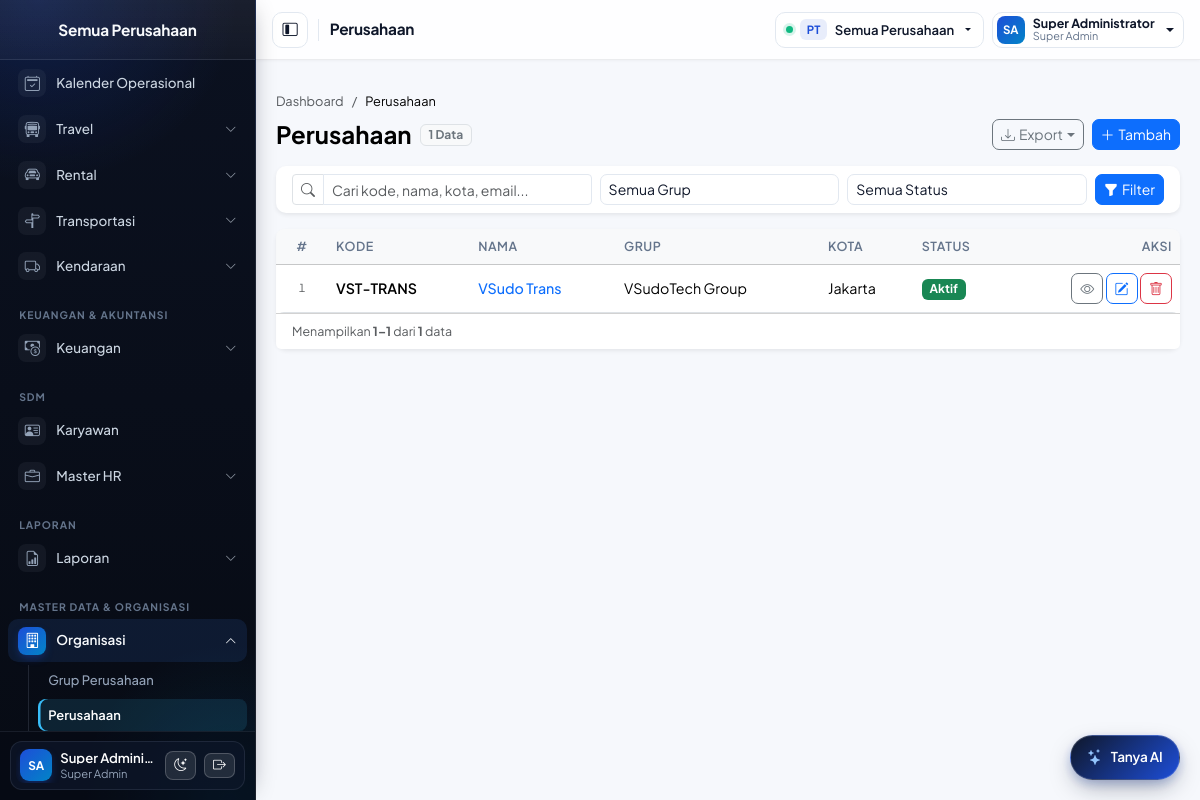
Page /pages/companies/index.php (signed in) on the earlier database version.
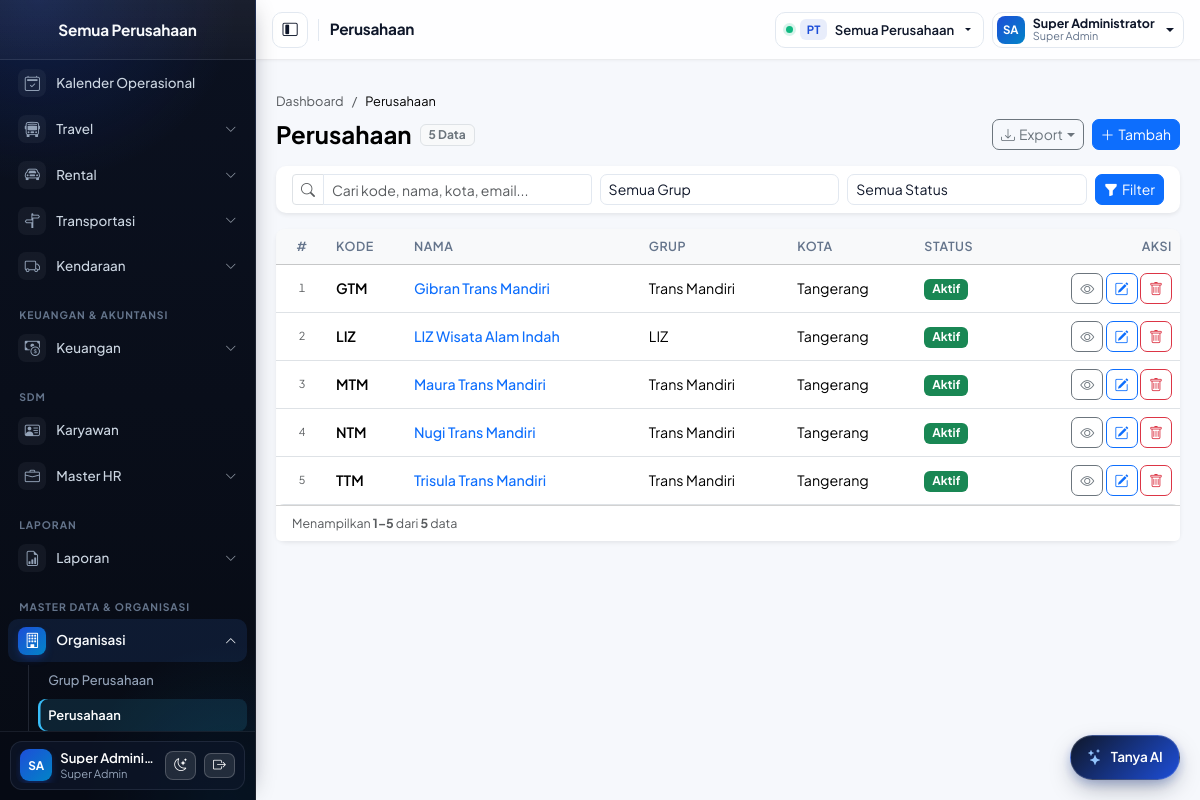
Same page on the later database version.
### tables this page shows
CREATE TABLE `companies` (
  `id` INT(11) NOT NULL AUTO_INCREMENT,
  `group_id` INT(11) NOT NULL,
  `code` VARCHAR(15) NOT NULL,
  `name` VARCHAR(255) NOT NULL,
  `note` VARCHAR(2000) DEFAULT NULL,
  `phone_number` VARCHAR(20) DEFAULT NULL,
  `website` VARCHAR(300) DEFAULT NULL,
  `email` VARCHAR(200) DEFAULT NULL,
  `address` VARCHAR(1000) DEFAULT NULL,
  `city` VARCHAR(100) DEFAULT NULL,
  `logo` VARCHAR(255) DEFAULT NULL,
  `stamp` VARCHAR(255) DEFAULT NULL,
  `bot_secret` VARCHAR(128) DEFAULT NULL,
  `bot_phone` VARCHAR(30) DEFAULT NULL,
  `is_active` TINYINT(1) NOT NULL DEFAULT 1,
  `created_user` VARCHAR(255) DEFAULT NULL,
  `created_date` DATETIME NOT NULL DEFAULT CURRENT_TIMESTAMP,
  `modified_user` VARCHAR(255) DEFAULT NULL,
  `modified_date` DATETIME DEFAULT NULL,
  PRIMARY KEY (`id`),
  UNIQUE KEY `uq_companies_code` (`code`),
  UNIQUE KEY `uq_companies_bot_secret` (`bot_secret`),
  KEY `ix_companies_group` (`group_id`),
  CONSTRAINT `fk_companies_group` FOREIGN KEY (`group_id`) REFERENCES `groups` (`id`) ON DELETE RESTRICT
);

CREATE TABLE `groups` (
  `id` INT(11) NOT NULL AUTO_INCREMENT,
  `code` VARCHAR(15) NOT NULL,
  `name` VARCHAR(255) NOT NULL,
  `note` VARCHAR(2000) DEFAULT NULL,
  `is_active` TINYINT(1) NOT NULL DEFAULT 1,
  `created_user` VARCHAR(255) DEFAULT NULL,
  `created_date` DATETIME NOT NULL DEFAULT CURRENT_TIMESTAMP,
  `modified_user` VARCHAR(255) DEFAULT NULL,
  `modified_date` DATETIME DEFAULT NULL,
  PRIMARY KEY (`id`),
  UNIQUE KEY `uq_groups_code` (`code`)
);

### pages/companies/index.php (the view, shortened to what the changed rows need)
<?php
require_once __DIR__ . '/../../config/config.php';
[$where, $types, $params] = company_scope('c.id');
$per_page = resolve_per_page();
$st = db()->prepare("SELECT COUNT(*) FROM companies c WHERE {$where}");
$st->execute();
$total = (int) $st->get_result()->fetch_row()[0];
$p = paginate($total, (int) ($_GET['page'] ?? 1), $per_page);
$st = db()->prepare("SELECT c.id, c.code, c.name, c.city, c.is_active, g.name AS group_name
                     FROM companies c JOIN groups g ON g.id = c.group_id
                     WHERE {$where} ORDER BY c.name LIMIT ? OFFSET ?");
$st->bind_param($types . 'ii', ...[...$params, $p['per_page'], $p['offset']]);
$st->execute();
$rows = $st->get_result()->fetch_all(MYSQLI_ASSOC);
$header_actions = ui_export_actions();
if (is_super_admin() && can('companies.manage')) {
    $header_actions[] = ['label' => 'Tambah', 'icon' => 'plus-lg', 'href' => 'pages/companies/detail.php', 'class' => 'btn btn-primary btn-sm'];
}
require __DIR__ . '/../../includes/header.php';
?>
<main class="col-12 col-md-9 col-lg-10 p-3 p-lg-4">
    <?= ui_page_header(
        'Perusahaan',
        ['Dashboard' => 'pages/dashboard/index.php', 'Perusahaan' => null],
        [['text' => number_format($total, 0, ',', '.') . ' Data', 'class' => 'bg-light text-secondary border']],
        $header_actions
    ) ?>
    <div class="card shadow-sm border-0">
        <div class="table-responsive">
            <table class="table table-hover mb-0 align-middle">
                <thead class="table-light">
                    <tr>
                        <th class="text-center" style="width: 52px;">#</th>
                        <th>Kode</th>
                        <th>Nama</th>
                        <th>Grup</th>
                        <th>Kota</th>
                        <th>Status</th>
                        <th class="text-end">Aksi</th>
                    </tr>
                </thead>
                <tbody>
                <?php foreach ($rows as $idx => $r): ?>
                    <tr>
                        <td class="text-center text-muted small"><?= number_format($p['offset'] + $idx + 1, 0, ',', '.') ?></td>
                        <td><span class="fw-semibold"><?= e($r['code']) ?></span></td>
                        <td><a class="text-decoration-none fw-medium" href="<?= e(APP_URL) ?>/pages/companies/detail.php?id=<?= (int) $r['id'] ?>"><?= e($r['name']) ?></a></td>
                        <td><?= e($r['group_name']) ?></td>
                        <td><?= e($r['city'] ?: '-') ?></td>
                        <td><span class="badge bg-<?= $r['is_active'] ? 'success' : 'secondary' ?>"><?= $r['is_active'] ? 'Aktif' : 'Nonaktif' ?></span></td>
                        <td class="text-end text-nowrap">
                            <a class="btn btn-sm btn-outline-secondary" href="<?= e(APP_URL) ?>/pages/companies/detail.php?id=<?= (int) $r['id'] ?>" title="Detail" aria-label="Detail"><i class="bi bi-eye"></i></a>
                            <?php if (can('companies.manage')): ?>
                                <a class="btn btn-sm btn-outline-primary" href="<?= e(APP_URL) ?>/pages/companies/detail.php?id=<?= (int) $r['id'] ?>" title="Ubah" aria-label="Ubah"><i class="bi bi-pencil-square"></i></a>
                                <?php if (is_super_admin()): ?>
                                    <form method="post" action="<?= e(APP_URL) ?>/pages/companies/delete.php" class="d-inline" onsubmit="return confirm('Hapus perusahaan ini?')">
                                        <button type="submit" class="btn btn-sm btn-outline-danger" title="Hapus" aria-label="Hapus"><i class="bi bi-trash"></i></button>
                                    </form>
                                <?php endif; ?>
                            <?php endif; ?>
                        </td>
                    </tr>
                <?php endforeach; ?>
                </tbody>
            </table>
        </div>
        <div class="card-footer bg-white d-flex flex-wrap justify-content-between align-items-center gap-2 py-2">
            <div class="small text-muted">
                <?php if ($total > 0):
                    $from = $p['offset'] + 1;
                    $to   = min($total, $p['offset'] + count($rows));
                ?>
                    Menampilkan <strong><?= number_format($from, 0, ',', '.') ?>&ndash;<?= number_format($to, 0, ',', '.') ?></strong> dari <strong><?= number_format($total, 0, ',', '.') ?></strong> data
                <?php else: ?>
                    Total <strong>0</strong> data
                <?php endif; ?>
            </div>
        </div>
    </div>
</main>
<?php require __DIR__ . '/../../includes/footer.php'; ?>

### includes/sidebar.php (shortened to what the changed rows need)
<?php
$active = $active ?? '';
if (!function_exists('super_admin_menu')) {
    function super_admin_menu(array $item): bool
    {
        return empty($item['admin_only']) || is_super_admin();
    }
}
if (!function_exists('sidebar_perm_ok')) {
    function sidebar_perm_ok($perm): bool
    {
        if ($perm === null) {
            return true;
        }
        if (is_array($perm)) {
            foreach ($perm as $p) {
                if (can((string) $p)) {
                    return true;
                }
            }
            return false;
        }
        return can((string) $perm);
    }
}
if (!function_exists('sidebar_is_active')) {
    function sidebar_is_active(array $item, string $active): bool
    {
        if (!empty($item['keys']) && in_array($active, $item['keys'], true)) {
            return true;
        }
        return false;
    }
}
$req_path = parse_url($_SERVER['REQUEST_URI'] ?? '', PHP_URL_PATH) ?: '';
?>
<nav id="sidebar" class="sidebar d-flex flex-column flex-shrink-0 p-0">
  <div class="nav-scroll">
    <ul class="nav nav-pills flex-column px-2 py-2">
      <?php
      $last_section = null;
      foreach ($menu as $m):
          $visible_sub = [];
          if (!empty($m['sub'])) {
              $visible_sub = array_filter($m['sub'], fn($s) =>
                  super_admin_menu($s) && sidebar_perm_ok($s['perms'] ?? null));
          }
          $sec = $m['section'] ?? '';
          if ($sec !== '' && $sec !== 'Utama' && $sec !== $last_section):
              $last_section = $sec;
      ?>
          <li class="sidebar-section"><?= e($sec) ?></li>
      <?php endif; ?>
      <?php if (!empty($m['sub'])):
          $is_open = sidebar_is_active($m, $active);
      ?>
          <li class="nav-item">
            <a class="nav-link text-white d-flex align-items-center<?= $is_open ? ' has-active' : '' ?>"
               data-bs-toggle="collapse" href="#menu-<?= e($m['key']) ?>" role="button"
               aria-expanded="<?= $is_open ? 'true' : 'false' ?>"
               aria-controls="menu-<?= e($m['key']) ?>">
              <span class="sidebar-icon"><i class="bi bi-<?= e($m['icon']) ?>" aria-hidden="true"></i></span>
              <span class="sidebar-label"><?= e($m['label']) ?></span>
              <i class="bi bi-chevron-down ms-auto small"></i>
            </a>
            <div class="collapse<?= $is_open ? ' show' : '' ?>" id="menu-<?= e($m['key']) ?>">
              <ul class="nav flex-column sidebar-tree">
                <?php foreach ($visible_sub as $s):
                    $s_href_clean = explode('?', $s['href'])[0];
                    $s_dir = dirname($s_href_clean);
                    $is_index_entry = basename($s_href_clean) === 'index.php';
                    $req_base = basename($req_path);
                    $req_dir  = str_replace('\\', '/', dirname($req_path));
                    $sub_active = (!empty($s['key']) && $s['key'] === $active)
                        || ($req_path !== '' && (
                            str_ends_with($req_path, '/' . $s_href_clean)
                            || ($is_index_entry && $s_dir !== '.' && str_ends_with($req_dir, '/' . $s_dir) && in_array($req_base, ['index.php', 'form.php', 'detail.php', 'view.php'], true))
                        ));
                ?>
                  <li class="nav-item">
                    <a href="<?= e(APP_URL . '/' . $s['href']) ?>"
                       class="nav-link text-white sidebar-sub<?= $sub_active ? ' active' : '' ?>"><?= e($s['label']) ?></a>
                  </li>
                <?php endforeach; ?>
              </ul>
            </div>
          </li>
      <?php else: ?>
          <li class="nav-item">
            <a href="<?= e(APP_URL . '/' . $m['href']) ?>"
               class="nav-link text-white d-flex align-items-center<?= sidebar_is_active($m, $active) ? ' active' : '' ?>">
              <span class="sidebar-icon"><i class="bi bi-<?= e($m['icon']) ?>" aria-hidden="true"></i></span>
              <span class="sidebar-label"><?= e($m['label']) ?></span>
            </a>
          </li>
      <?php endif; ?>
      <?php endforeach; ?>
    </ul>
  </div>
</nav>

### includes/functions.php (shortened to what the changed rows need)
<?php
function e(?string $s): string
{
    return htmlspecialchars((string) $s, ENT_QUOTES, 'UTF-8');
}
function resolve_per_page(int $default = PER_PAGE, array $allowed = [10, 20, 50, 100]): int
{
    $req = (int) ($_GET['per_page'] ?? $default);
    return in_array($req, $allowed, true) ? $req : $default;
}
function paginate(int $total, int $page = 1, ?int $per_page = null): array
{
    $total = max(0, $total);
    $per_page = max(1, min(100, $per_page ?? resolve_per_page()));
    $total_pages = max(1, (int) ceil($total / $per_page));
    $page = max(1, min($page, $total_pages));
    $offset = ($page - 1) * $per_page;
    return [
        'total' => $total,
        'per_page' => $per_page,
        'current' => $page,
        'total_pages' => $total_pages,
        'offset' => $offset,
        'from' => $total === 0 ? 0 : $offset + 1,
        'to' => $total === 0 ? 0 : min($total, $offset + $per_page),
    ];
}
function ui_breadcrumb(array $items): string
{
    $html = '<nav aria-label="breadcrumb" class="mb-2"><ol class="breadcrumb mb-0" style="font-size: 0.8rem;">';
    $keys = array_keys($items);
    $last = end($keys);
    foreach ($items as $label => $url) {
        if ($label === $last || empty($url)) {
            $html .= '<li class="breadcrumb-item active text-body-emphasis" aria-current="page">' . e($label) . '</li>';
        } else {
            $href = str_starts_with($url, 'http') ? $url : APP_URL . '/' . ltrim($url, '/');
            $html .= '<li class="breadcrumb-item"><a href="' . e($href) . '" class="text-decoration-none text-muted">' . e($label) . '</a></li>';
        }
    }
    $html .= '</ol></nav>';
    return $html;
}
function ui_page_header(string $title, array $breadcrumb = [], array $badges = [], array $actions = [], string $meta = ''): string
{
    $html = ui_breadcrumb($breadcrumb);
    $html .= '<div class="d-flex flex-wrap justify-content-between align-items-center gap-2 mb-3">';
    $html .= '<div class="d-flex align-items-center gap-2 flex-wrap">';
    $html .= '<h4 class="fw-bold mb-0 text-body-emphasis">' . e($title) . '</h4>';
    foreach ($badges as $b) {
        if (is_string($b) && $b !== '') {
            $html .= '<span class="badge bg-body-secondary text-body-secondary border px-2 py-1">' . e($b) . '</span>';
        } elseif (is_array($b) && !empty($b['text'])) {
            $cls = $b['class'] ?? 'bg-body-secondary text-body-secondary border';
            $html .= '<span class="badge ' . e($cls) . ' px-2 py-1">' . e($b['text']) . '</span>';
        }
    }
    $html .= '</div>';
    if (!empty($actions)) {
        $html .= '<div class="d-flex flex-wrap align-items-center gap-2">';
        foreach ($actions as $act) {
            if (!empty($act['items']) && is_array($act['items'])) {
                $cls = $act['class'] ?? 'btn btn-sm btn-outline-secondary dropdown-toggle';
                $icon = !empty($act['icon']) ? '<i class="bi bi-' . e($act['icon']) . ' me-1"></i>' : '';
                $html .= '<div class="dropdown">';
                $html .= '<button class="' . e($cls) . '" type="button" data-bs-toggle="dropdown" aria-expanded="false">' . $icon . e($act['label']) . '</button>';
                $html .= '<ul class="dropdown-menu dropdown-menu-end shadow-sm">';
                foreach ($act['items'] as $item) {
                    $ihref = (str_starts_with($item['href'], 'http') || str_starts_with($item['href'], '?'))
                        ? $item['href']
                        : APP_URL . '/' . ltrim($item['href'], '/');
                    $iicon = !empty($item['icon']) ? '<i class="bi bi-' . e($item['icon']) . ' me-2 ' . e($item['icon_class'] ?? '') . '"></i>' : '';
                    $itarget = !empty($item['target']) ? ' target="' . e($item['target']) . '"' . ($item['target'] === '_blank' ? ' rel="noopener"' : '') : '';
                    $html .= '<li><a class="dropdown-item small d-flex align-items-center py-1" href="' . e($ihref) . '"' . $itarget . '>' . $iicon . e($item['label']) . '</a></li>';
                }
                $html .= '</ul></div>';
                continue;
            }
            $cls = $act['class'] ?? 'btn btn-sm btn-outline-secondary';
            $icon = !empty($act['icon']) ? '<i class="bi bi-' . e($act['icon']) . ' me-1"></i>' : '';
            if (!empty($act['type']) && $act['type'] === 'submit') {
                $form_attr = !empty($act['form']) ? ' form="' . e($act['form']) . '"' : '';
                $html .= '<button type="submit"' . $form_attr . ' class="' . e($cls) . '">' . $icon . e($act['label']) . '</button>';
            } else {
                $href = (str_starts_with($act['href'] ?? '#', 'http') || str_starts_with($act['href'] ?? '#', '?'))
                    ? ($act['href'] ?? '#')
                    : APP_URL . '/' . ltrim($act['href'] ?? '#', '/');
                $target = !empty($act['target']) ? ' target="' . e($act['target']) . '"' . ($act['target'] === '_blank' ? ' rel="noopener"' : '') : '';
                $html .= '<a class="' . e($cls) . '" href="' . e($href) . '"' . $target . '>' . $icon . e($act['label']) . '</a>';
            }
        }
        $html .= '</div>';
    }
    $html .= '</div>';
    return $html;
}
require_once __DIR__ . '/grid_export.php';

Differences in the rows shown:
added companies: offset "1", code "GTM", name "Gibran Trans Mandiri", group.name "Trans Mandiri", city "Tangerang", is_active "Aktif"
added companies: offset "2", code "LIZ", name "LIZ Wisata Alam Indah", group.name "LIZ", city "Tangerang", is_active "Aktif"
changed companies: offset "1" → "3"; code "VST-TRANS" → "MTM"; name "VSudo Trans" → "Maura Trans Mandiri"; group.name "VSudoTech Group" → "Trans Mandiri"; city "Jakarta" → "Tangerang"
added companies: offset "4", code "NTM", name "Nugi Trans Mandiri", group.name "Trans Mandiri", city "Tangerang", is_active "Aktif"
added companies: offset "5", code "TTM", name "Trisula Trans Mandiri", group.name "Trans Mandiri", city "Tangerang", is_active "Aktif"
Other differences:
$to: "1" → "5"
$total: "1" → "5"
new list line: "5 Data"
list line gone: "1 Data"
